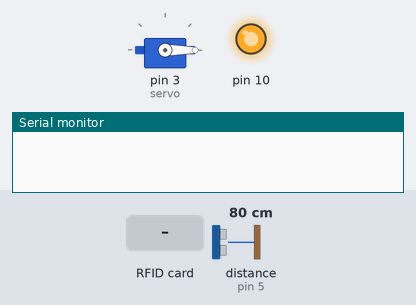
A sketch run on a simulated Arduino Uno, built with avr-gcc and run on an emulated ATmega328P. Parts: servo, output pins drawn as LEDs (lit = HIGH), the last lines printed to the serial monitor. Wiring (inferred from the names in the program): ultrasonic range finder: trigger pin 4; echo pin 5. The inputs (shaded band) are chosen by the test bench; at power-on: distance to the obstacle (sensor on pin 5) 80 cm. The echo pulse lasts 58.3 µs per cm; pins used as bus, display or sensor lines are not drawn.

Above: at 1.2 s.
1.3 s: RFID card 89 1C 93 84 held to the reader
At 1.9 s:
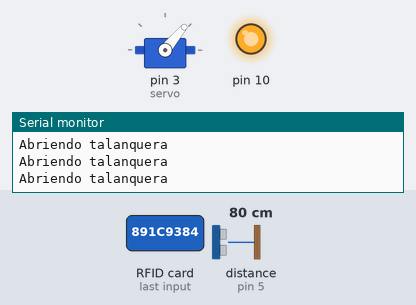
5.8 s: distance to the obstacle (sensor on pin 5) set to 12 cm
7.3 s: distance to the obstacle (sensor on pin 5) set to 9 cm
At 8.1 s:
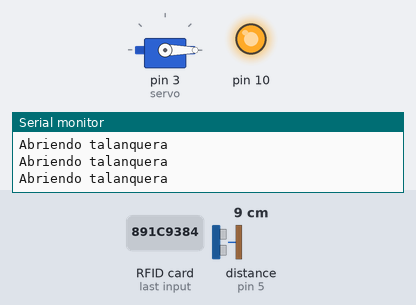
Timing chart, 0 to 10.3 s (numbered marks = the images above; inputs shaded):
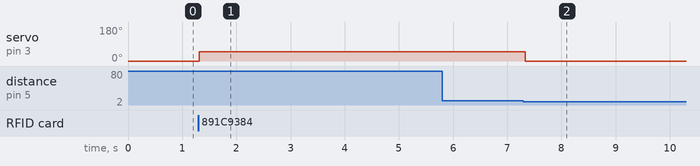

Measured:
- the behaviour switches between 11 and 10 cm on distance to the obstacle (sensor on pin 5) (found by bisection; images 1 and 2)
- after the input at 1.3 s, servo on pin 3 (servo): 0° → 50° at once
- after the input at 7.3 s, servo on pin 3 (servo): 50° → 0° at once

The sketch:

prototipo_talanquera_2.ino
```cpp
#include <Servo.h>

#include <SPI.h>      // incluye libreria bus SPI
#include <MFRC522.h>      // incluye libreria especifica para MFRC522


#define RST_PIN  6      // constante para referenciar pin de reset
#define SS_PIN  7      // constante para referenciar pin de slave select


#define pin_trig 4
#define pin_echo 5
#define on(pin) digitalWrite(pin, HIGH)
#define off(pin) digitalWrite(pin, LOW)


MFRC522 mfrc522(SS_PIN, RST_PIN); // crea objeto mfrc522 enviando pines de slave select y reset
Servo servo;


byte LecturaUID[4];         // crea array para almacenar el UID leido
byte Usuario1[4]= {0x89, 0x1C, 0x93, 0x84} ;    // UID de tarjeta leido en programa 1
byte Usuario2[4]= {0x83, 0x0A, 0xE5, 0x24} ;    // UID de llavero leido en programa 1
byte a=0;

void setup() {
  Serial.begin(9600);     // inicializa comunicacion por monitor serie a 9600 bps
  SPI.begin();        // inicializa bus SPI
  mfrc522.PCD_Init();     // inicializa modulo lector
  servo.attach(3);
  servo.write(0);
  pinMode(5, INPUT);
  pinMode(4, OUTPUT);
}

void loop() {
     if(distancia_ultras()>2&&distancia_ultras()<10){
                a=0;
            }
            if(a==1){

            Serial.println("Abriendo talanquera"); // si retorna verdadero muestra texto bienvenida
            servo.write(50);
               }
            if(a==0){
              servo.write(0);
            }


  if ( ! mfrc522.PICC_IsNewCardPresent())   // si no hay una tarjeta presente
    return;           // retorna al loop esperando por una tarjeta

  if ( ! mfrc522.PICC_ReadCardSerial())     // si no puede obtener datos de la tarjeta
    return;           // retorna al loop esperando por otra tarjeta


    for (byte i = 0; i < mfrc522.uid.size; i++) { // bucle recorre de a un byte por vez el UID
      if (mfrc522.uid.uidByte[i] < 0x10){   // si el byte leido es menor a 0x10
        Serial.print("");       // imprime espacio en blanco y numero cero
        }
        else{           // sino
          Serial.print("");        // imprime un espacio en blanco
          }

          LecturaUID[i]=mfrc522.uid.uidByte[i];     // almacena en array el byte del UID leido
          }


          if(comparaUID(LecturaUID, Usuario1)){
              a=1;
            }
          else if(comparaUID(LecturaUID, Usuario2)){ // llama a funcion comparaUID con Usuario2
            a=1;
               }
               else  {
                   Serial.println("No ha pagado");
                  }
                  mfrc522.PICC_HaltA();

}

boolean comparaUID(byte lectura[],byte usuario[]) // funcion comparaUID
{
  for (byte i=0; i < mfrc522.uid.size; i++){    // bucle recorre de a un byte por vez el UID
  if(lectura[i] != usuario[i])        // si byte de UID leido es distinto a usuario
    return(false);          // retorna falso
  }
  return(true);           // si los 4 bytes coinciden retorna verdadero
}

float distancia_ultras(void)
{
  on(pin_trig);
  delayMicroseconds(10);
  off(pin_trig);

  long echo_Sensor = pulseIn(pin_echo, HIGH);
  long distance = echo_Sensor/59;
  return distance;   }
```
